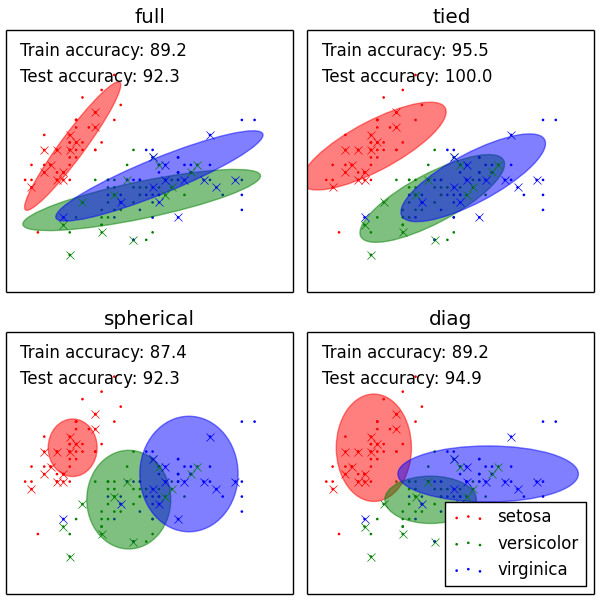

Reproduce this figure in Python.
print(__doc__)

# Author: Ron Weiss <ronweiss@gmail.com>, Gael Varoquaux
# License: BSD 3 clause

# $Id$

import matplotlib.pyplot as plt
import matplotlib as mpl
import numpy as np

from sklearn import datasets
from sklearn.cross_validation import StratifiedKFold
from sklearn.externals.six.moves import xrange
from sklearn.mixture import GMM


def make_ellipses(gmm, ax):
    for n, color in enumerate('rgb'):
        v, w = np.linalg.eigh(gmm._get_covars()[n][:2, :2])
        u = w[0] / np.linalg.norm(w[0])
        angle = np.arctan2(u[1], u[0])
        angle = 180 * angle / np.pi  # convert to degrees
        v *= 9
        ell = mpl.patches.Ellipse(gmm.means_[n, :2], v[0], v[1],
                                  180 + angle, color=color)
        ell.set_clip_box(ax.bbox)
        ell.set_alpha(0.5)
        ax.add_artist(ell)

iris = datasets.load_iris()

# Break up the dataset into non-overlapping training (75%) and testing
# (25%) sets.
skf = StratifiedKFold(iris.target, n_folds=4)
# Only take the first fold.
train_index, test_index = next(iter(skf))


X_train = iris.data[train_index]
y_train = iris.target[train_index]
X_test = iris.data[test_index]
y_test = iris.target[test_index]

n_classes = len(np.unique(y_train))

# Try GMMs using different types of covariances.
classifiers = dict((covar_type, GMM(n_components=n_classes,
                    covariance_type=covar_type, init_params='wc', n_iter=20))
                   for covar_type in ['spherical', 'diag', 'tied', 'full'])

n_classifiers = len(classifiers)

plt.figure(figsize=(3 * n_classifiers / 2, 6))
plt.subplots_adjust(bottom=.01, top=0.95, hspace=.15, wspace=.05,
                    left=.01, right=.99)


for index, (name, classifier) in enumerate(classifiers.items()):
    # Since we have class labels for the training data, we can
    # initialize the GMM parameters in a supervised manner.
    classifier.means_ = np.array([X_train[y_train == i].mean(axis=0)
                                  for i in xrange(n_classes)])

    # Train the other parameters using the EM algorithm.
    classifier.fit(X_train)

    h = plt.subplot(2, n_classifiers / 2, index + 1)
    make_ellipses(classifier, h)

    for n, color in enumerate('rgb'):
        data = iris.data[iris.target == n]
        plt.scatter(data[:, 0], data[:, 1], 0.8, color=color,
                    label=iris.target_names[n])
    # Plot the test data with crosses
    for n, color in enumerate('rgb'):
        data = X_test[y_test == n]
        plt.plot(data[:, 0], data[:, 1], 'x', color=color)

    y_train_pred = classifier.predict(X_train)
    train_accuracy = np.mean(y_train_pred.ravel() == y_train.ravel()) * 100
    plt.text(0.05, 0.9, 'Train accuracy: %.1f' % train_accuracy,
             transform=h.transAxes)

    y_test_pred = classifier.predict(X_test)
    test_accuracy = np.mean(y_test_pred.ravel() == y_test.ravel()) * 100
    plt.text(0.05, 0.8, 'Test accuracy: %.1f' % test_accuracy,
             transform=h.transAxes)

    plt.xticks(())
    plt.yticks(())
    plt.title(name)

plt.legend(loc='lower right', prop=dict(size=12))


plt.show()
